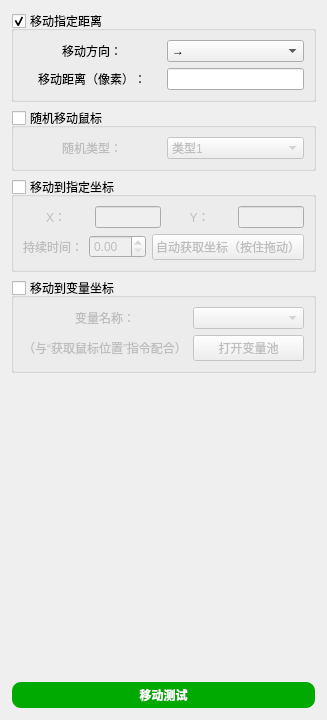
       <widget class="QWidget" name="tab_5">
        <attribute name="title">
         <string>移动鼠标</string>
        </attribute>
        <layout class="QVBoxLayout" name="verticalLayout_15">
         <item>
          <widget class="QGroupBox" name="groupBox_28">
           <property name="styleSheet">
            <string notr="true"/>
           </property>
           <property name="title">
            <string>移动指定距离</string>
           </property>
           <property name="flat">
            <bool>false</bool>
           </property>
           <property name="checkable">
            <bool>true</bool>
           </property>
           <layout class="QVBoxLayout" name="verticalLayout_4">
            <item>
             <layout class="QGridLayout" name="gridLayout_3" columnstretch="1,1">
              <item row="1" column="1">
               <widget class="QLineEdit" name="lineEdit"/>
              </item>
              <item row="1" column="0">
               <widget class="QLabel" name="label_13">
                <property name="text">
                 <string>移动距离（像素）：</string>
                </property>
                <property name="alignment">
                 <set>Qt::AlignmentFlag::AlignCenter</set>
                </property>
               </widget>
              </item>
              <item row="0" column="1">
               <widget class="QComboBox" name="comboBox_4">
                <item>
                 <property name="text">
                  <string>→</string>
                 </property>
                </item>
                <item>
                 <property name="text">
                  <string>←</string>
                 </property>
                </item>
                <item>
                 <property name="text">
                  <string>↑</string>
                 </property>
                </item>
                <item>
                 <property name="text">
                  <string>↓</string>
                 </property>
                </item>
               </widget>
              </item>
              <item row="0" column="0">
               <widget class="QLabel" name="label_12">
                <property name="text">
                 <string>移动方向：</string>
                </property>
                <property name="alignment">
                 <set>Qt::AlignmentFlag::AlignCenter</set>
                </property>
               </widget>
              </item>
             </layout>
            </item>
           </layout>
          </widget>
         </item>
         <item>
          <widget class="QGroupBox" name="groupBox_30">
           <property name="title">
            <string>随机移动鼠标</string>
           </property>
           <property name="flat">
            <bool>false</bool>
           </property>
           <property name="checkable">
            <bool>true</bool>
           </property>
           <property name="checked">
            <bool>false</bool>
           </property>
           <layout class="QVBoxLayout" name="verticalLayout_59">
            <item>
             <layout class="QGridLayout" name="gridLayout_35" columnstretch="1,1">
              <item row="0" column="1">
               <widget class="QComboBox" name="comboBox_16">
                <item>
                 <property name="text">
                  <string>类型1</string>
                 </property>
                </item>
                <item>
                 <property name="text">
                  <string>类型2</string>
                 </property>
                </item>
               </widget>
              </item>
              <item row="0" column="0">
               <widget class="QLabel" name="label_102">
                <property name="text">
                 <string>随机类型：</string>
                </property>
                <property name="alignment">
                 <set>Qt::AlignmentFlag::AlignCenter</set>
                </property>
               </widget>
              </item>
             </layout>
            </item>
           </layout>
          </widget>
         </item>
         <item>
          <widget class="QGroupBox" name="groupBox_59">
           <property name="title">
            <string>移动到指定坐标</string>
           </property>
           <property name="checkable">
            <bool>true</bool>
           </property>
           <property name="checked">
            <bool>false</bool>
           </property>
           <layout class="QGridLayout" name="gridLayout_29">
            <item row="0" column="0" colspan="2">
             <layout class="QHBoxLayout" name="horizontalLayout_23" stretch="1,1,1,1">
              <item>
               <widget class="QLabel" name="label_157">
                <property name="text">
                 <string>X：</string>
                </property>
                <property name="alignment">
                 <set>Qt::AlignmentFlag::AlignCenter</set>
                </property>
               </widget>
              </item>
              <item>
               <widget class="QLineEdit" name="lineEdit_29">
                <property name="alignment">
                 <set>Qt::AlignmentFlag::AlignCenter</set>
                </property>
               </widget>
              </item>
              <item>
               <widget class="QLabel" name="label_158">
                <property name="text">
                 <string>Y：</string>
                </property>
                <property name="alignment">
                 <set>Qt::AlignmentFlag::AlignCenter</set>
                </property>
               </widget>
              </item>
              <item>
               <widget class="QLineEdit" name="lineEdit_30">
                <property name="alignment">
                 <set>Qt::AlignmentFlag::AlignCenter</set>
                </property>
               </widget>
              </item>
             </layout>
            </item>
            <item row="1" column="0">
             <layout class="QHBoxLayout" name="horizontalLayout_26">
              <item>
               <widget class="QLabel" name="label_31">
                <property name="text">
                 <string>持续时间：</string>
                </property>
                <property name="alignment">
                 <set>Qt::AlignmentFlag::AlignCenter</set>
                </property>
               </widget>
              </item>
              <item>
               <widget class="QDoubleSpinBox" name="doubleSpinBox">
                <property name="maximum">
                 <double>99.000000000000000</double>
                </property>
                <property name="singleStep">
                 <double>0.100000000000000</double>
                </property>
                <property name="value">
                 <double>0.000000000000000</double>
                </property>
               </widget>
              </item>
             </layout>
            </item>
            <item row="1" column="1">
             <widget class="QPushButton" name="pushButton_56">
              <property name="text">
               <string>自动获取坐标（按住拖动）</string>
              </property>
             </widget>
            </item>
           </layout>
          </widget>
         </item>
         <item>
          <widget class="QGroupBox" name="groupBox_20">
           <property name="title">
            <string>移动到变量坐标</string>
           </property>
           <property name="checkable">
            <bool>true</bool>
           </property>
           <property name="checked">
            <bool>false</bool>
           </property>
           <layout class="QGridLayout" name="gridLayout_31">
            <item row="0" column="0">
             <widget class="QLabel" name="label_25">
              <property name="text">
               <string>变量名称：</string>
              </property>
              <property name="alignment">
               <set>Qt::AlignmentFlag::AlignCenter</set>
              </property>
             </widget>
            </item>
            <item row="0" column="1">
             <widget class="QComboBox" name="comboBox_61"/>
            </item>
            <item row="1" column="1">
             <widget class="QPushButton" name="pushButton_57">
              <property name="text">
               <string>打开变量池</string>
              </property>
             </widget>
            </item>
            <item row="1" column="0">
             <widget class="QLabel" name="label_173">
              <property name="text">
               <string>（与“获取鼠标位置”指令配合）</string>
              </property>
              <property name="alignment">
               <set>Qt::AlignmentFlag::AlignCenter</set>
              </property>
             </widget>
            </item>
           </layout>
          </widget>
         </item>
         <item>
          <spacer name="verticalSpacer">
           <property name="orientation">
            <enum>Qt::Orientation::Vertical</enum>
           </property>
           <property name="sizeHint" stdset="0">
            <size>
             <width>20</width>
             <height>302</height>
            </size>
           </property>
          </spacer>
         </item>
         <item>
          <widget class="QPushButton" name="pushButton_52">
           <property name="palette">
            <palette>
             <active>
              <colorrole role="WindowText">
               <brush brushstyle="SolidPattern">
                <color alpha="255">
                 <red>255</red>
                 <green>255</green>
                 <blue>255</blue>
                </color>
               </brush>
              </colorrole>
              <colorrole role="Button">
               <brush brushstyle="SolidPattern">
                <color alpha="255">
                 <red>0</red>
                 <green>170</green>
                 <blue>0</blue>
                </color>
               </brush>
              </colorrole>
              <colorrole role="Text">
               <brush brushstyle="SolidPattern">
                <color alpha="255">
                 <red>255</red>
                 <green>255</green>
                 <blue>255</blue>
                </color>
               </brush>
              </colorrole>
              <colorrole role="ButtonText">
               <brush brushstyle="SolidPattern">
                <color alpha="255">
                 <red>255</red>
                 <green>255</green>
                 <blue>255</blue>
                </color>
               </brush>
              </colorrole>
              <colorrole role="Base">
               <brush brushstyle="SolidPattern">
                <color alpha="255">
                 <red>0</red>
                 <green>170</green>
                 <blue>0</blue>
                </color>
               </brush>
              </colorrole>
              <colorrole role="Window">
               <brush brushstyle="SolidPattern">
                <color alpha="255">
                 <red>0</red>
                 <green>170</green>
                 <blue>0</blue>
                </color>
               </brush>
              </colorrole>
              <colorrole role="PlaceholderText">
               <brush brushstyle="NoBrush">
                <color alpha="128">
                 <red>255</red>
                 <green>255</green>
                 <blue>255</blue>
                </color>
               </brush>
              </colorrole>
             </active>
             <inactive>
              <colorrole role="WindowText">
               <brush brushstyle="SolidPattern">
                <color alpha="255">
                 <red>255</red>
                 <green>255</green>
                 <blue>255</blue>
                </color>
               </brush>
              </colorrole>
              <colorrole role="Button">
               <brush brushstyle="SolidPattern">
                <color alpha="255">
                 <red>0</red>
                 <green>170</green>
                 <blue>0</blue>
                </color>
               </brush>
              </colorrole>
              <colorrole role="Text">
               <brush brushstyle="SolidPattern">
                <color alpha="255">
                 <red>255</red>
                 <green>255</green>
                 <blue>255</blue>
                </color>
               </brush>
              </colorrole>
              <colorrole role="ButtonText">
               <brush brushstyle="SolidPattern">
                <color alpha="255">
                 <red>255</red>
                 <green>255</green>
                 <blue>255</blue>
                </color>
               </brush>
              </colorrole>
              <colorrole role="Base">
               <brush brushstyle="SolidPattern">
                <color alpha="255">
                 <red>0</red>
                 <green>170</green>
                 <blue>0</blue>
                </color>
               </brush>
              </colorrole>
              <colorrole role="Window">
               <brush brushstyle="SolidPattern">
                <color alpha="255">
                 <red>0</red>
                 <green>170</green>
                 <blue>0</blue>
                </color>
               </brush>
              </colorrole>
              <colorrole role="PlaceholderText">
               <brush brushstyle="NoBrush">
                <color alpha="128">
                 <red>255</red>
                 <green>255</green>
                 <blue>255</blue>
                </color>
               </brush>
              </colorrole>
             </inactive>
             <disabled>
              <colorrole role="WindowText">
               <brush brushstyle="SolidPattern">
                <color alpha="255">
                 <red>255</red>
                 <green>255</green>
                 <blue>255</blue>
                </color>
               </brush>
              </colorrole>
              <colorrole role="Button">
               <brush brushstyle="SolidPattern">
                <color alpha="255">
                 <red>0</red>
                 <green>170</green>
                 <blue>0</blue>
                </color>
               </brush>
              </colorrole>
              <colorrole role="Text">
               <brush brushstyle="SolidPattern">
                <color alpha="255">
                 <red>255</red>
                 <green>255</green>
                 <blue>255</blue>
                </color>
               </brush>
              </colorrole>
              <colorrole role="ButtonText">
               <brush brushstyle="SolidPattern">
                <color alpha="92">
                 <red>0</red>
                 <green>0</green>
                 <blue>0</blue>
                </color>
               </brush>
              </colorrole>
              <colorrole role="Base">
               <brush brushstyle="SolidPattern">
                <color alpha="255">
                 <red>0</red>
                 <green>170</green>
                 <blue>0</blue>
                </color>
               </brush>
              </colorrole>
              <colorrole role="Window">
               <brush brushstyle="SolidPattern">
                <color alpha="255">
                 <red>0</red>
                 <green>170</green>
                 <blue>0</blue>
                </color>
               </brush>
              </colorrole>
              <colorrole role="PlaceholderText">
               <brush brushstyle="NoBrush">
                <color alpha="128">
                 <red>255</red>
                 <green>255</green>
                 <blue>255</blue>
                </color>
               </brush>
              </colorrole>
             </disabled>
            </palette>
           </property>
           <property name="font">
            <font>
             <family>Microsoft YaHei</family>
             <bold>true</bold>
            </font>
           </property>
           <property name="styleSheet">
            <string notr="true">QPushButton {
    background-color: rgb(0, 170, 0);
    color: white;
    border-radius: 10px; /* 设置圆角半径 */
    font-family: 'Microsoft YaHei'; /* 设置字体为微软雅黑 */
    padding: 3px 5px; /* 设置内边距，使按钮看起来更美观 */
    border: 2px solid transparent; /* 设置边框为透明 */
}

QPushButton:hover {
    background-color: rgb(0, 150, 0); /* 设置鼠标悬停时的背景颜色 */
}

QPushButton:pressed {
    background-color: rgb(0, 100, 0); /* 设置按钮按下时的背景颜色 */
}
</string>
           </property>
           <property name="text">
            <string>移动测试</string>
           </property>
          </widget>
         </item>
        </layout>
       </widget>
